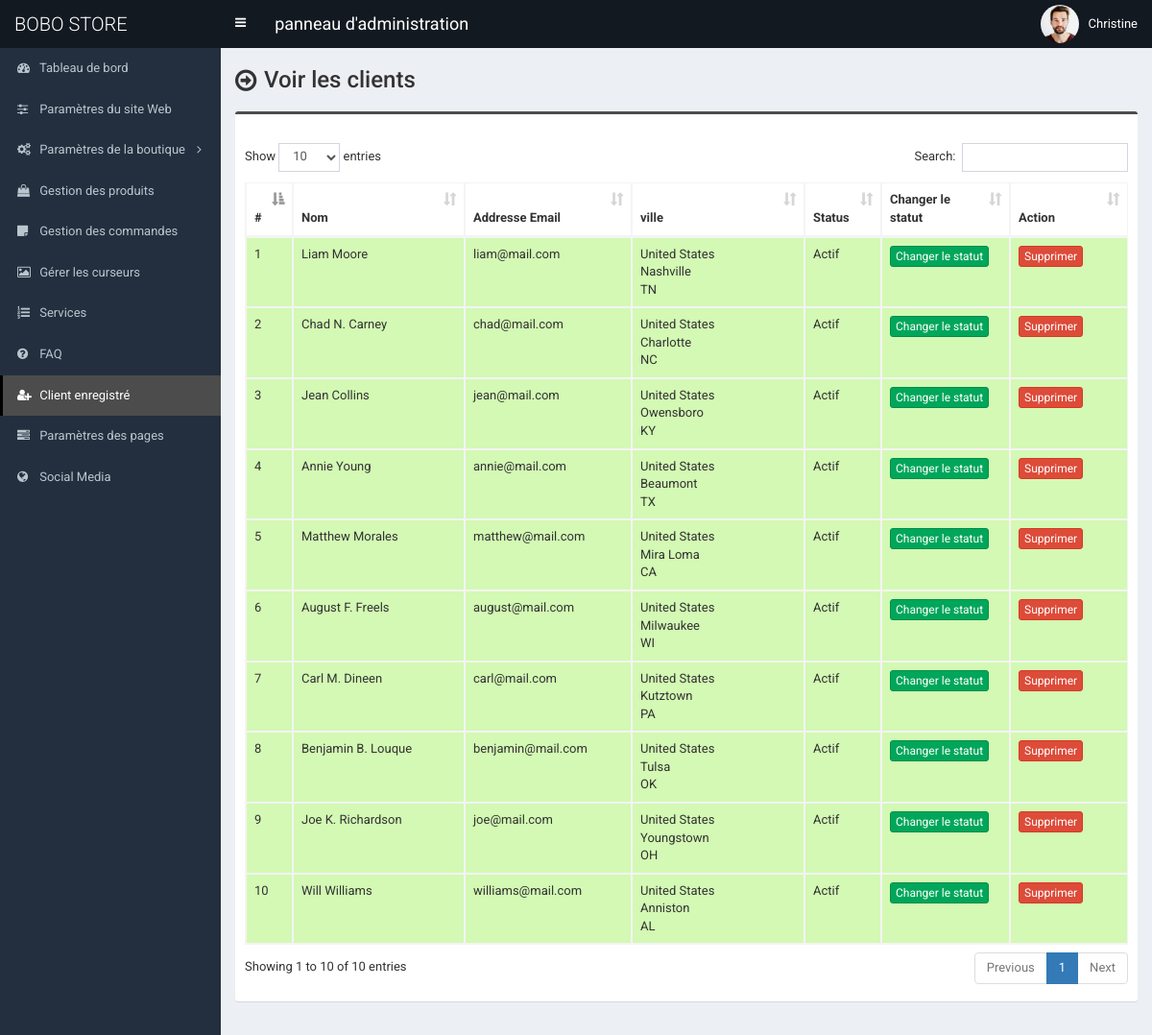
Before: /admin/customer.php (signed in) with the older database file.
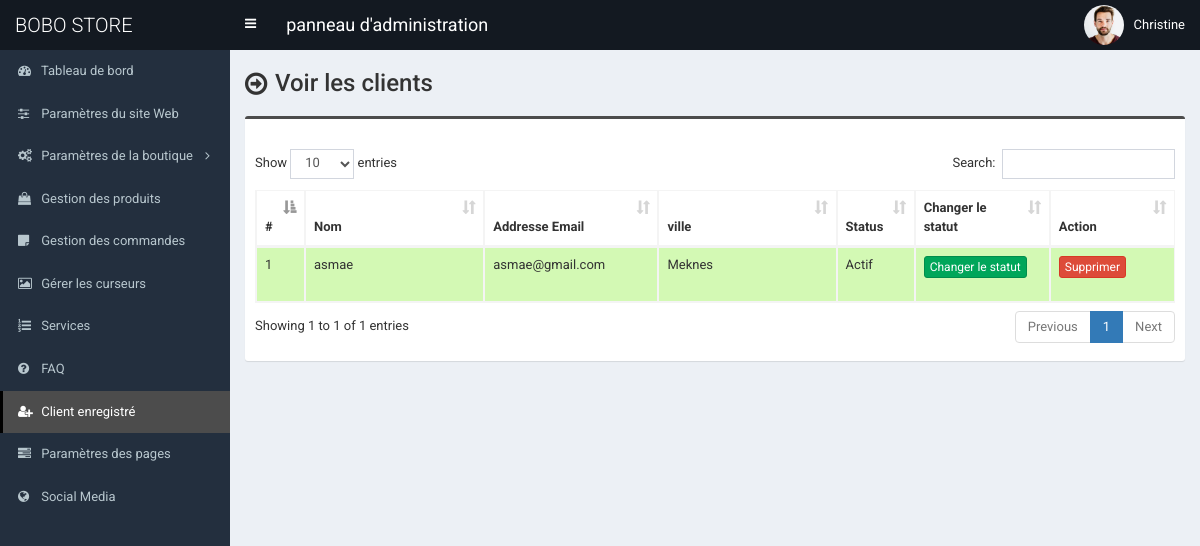
After: the same page with the newer database file.
### tables this page shows
CREATE TABLE IF NOT EXISTS `tbl_customer` (
  `cust_id` int NOT NULL AUTO_INCREMENT,
  `cust_name` varchar(100) NOT NULL,
  `cust_cname` varchar(100) NOT NULL,
  `cust_email` varchar(100) NOT NULL,
  `cust_phone` varchar(50) NOT NULL,
  `cust_country` int NOT NULL,
  `cust_address` text NOT NULL,
  `cust_city` varchar(100) NOT NULL,
  `cust_state` varchar(100) NOT NULL,
  `cust_zip` varchar(30) NOT NULL,
  `cust_b_name` varchar(100) NOT NULL,
  `cust_b_cname` varchar(100) NOT NULL,
  `cust_b_phone` varchar(50) NOT NULL,
  `cust_b_country` int NOT NULL,
  `cust_b_address` text NOT NULL,
  `cust_b_city` varchar(100) NOT NULL,
  `cust_b_state` varchar(100) NOT NULL,
  `cust_b_zip` varchar(30) NOT NULL,
  `cust_s_name` varchar(100) NOT NULL,
  `cust_s_cname` varchar(100) NOT NULL,
  `cust_s_phone` varchar(50) NOT NULL,
  `cust_s_country` int NOT NULL,
  `cust_s_address` text NOT NULL,
  `cust_s_city` varchar(100) NOT NULL,
  `cust_s_state` varchar(100) NOT NULL,
  `cust_s_zip` varchar(30) NOT NULL,
  `cust_password` varchar(100) NOT NULL,
  `cust_token` varchar(255) NOT NULL,
  `cust_datetime` varchar(100) NOT NULL,
  `cust_timestamp` varchar(100) NOT NULL,
  `cust_status` int NOT NULL,
  PRIMARY KEY (`cust_id`)
);

CREATE TABLE IF NOT EXISTS `tbl_country` (
  `country_id` int NOT NULL AUTO_INCREMENT,
  `country_name` varchar(100) NOT NULL DEFAULT '',
  PRIMARY KEY (`country_id`)
);

### admin/customer.php (the view, shortened to what this page needs)
<?php require_once('header.php'); ?>
<section class="content-header">
	<div class="content-header-left">
		<h1>Voir les clients</h1>
	</div>
</section>
<section class="content">
	<div class="row">
		<div class="col-md-12">
			<div class="box box-info">
				<div class="box-body table-responsive">
					<table id="example1" class="table table-bordered table-hover table-striped">
						<thead>
							<tr>
								<th width="10">#</th>
								<th width="180">Nom</th>
								<th width="150">Addresse Email </th>
								<th width="180"> ville </th>
								<th>Status</th>
								<th width="100">Changer le statut</th>
								<th width="100">Action</th>
							</tr>
						</thead>
						<tbody>
							<?php
							$i=0;
							$statement = $pdo->prepare("SELECT *
														FROM tbl_customer t1
														JOIN tbl_country t2
														ON t1.cust_country = t2.country_id
													");
							$statement->execute();
							$result = $statement->fetchAll(PDO::FETCH_ASSOC);
							foreach ($result as $row) {
								$i++;
								?>
								<tr class="<?php if($row['cust_status']==1) {echo 'bg-g';}else {echo 'bg-r';} ?>">
									<td><?php echo $i; ?></td>
									<td><?php echo $row['cust_name']; ?></td>
									<td><?php echo $row['cust_email']; ?></td>
									<td>
										<?php echo $row['country_name']; ?><br>
										<?php echo $row['cust_city']; ?><br>
										<?php echo $row['cust_state']; ?>
									</td>
									<td><?php if($row['cust_status']==1) {echo 'Actif';} else {echo 'Inactif';} ?></td>
									<td>
										<a href="customer-change-status.php?id=<?php echo $row['cust_id']; ?>" class="btn btn-success btn-xs">Changer le statut</a>
									</td>
									<td>
										<a href="#" class="btn btn-danger btn-xs" data-href="customer-delete.php?id=<?php echo $row['cust_id']; ?>" data-toggle="modal" data-target="#confirm-delete">Supprimer</a>
									</td>
								</tr>
								<?php
							}
							?>
						</tbody>
					</table>
				</div>
			</div>
		</div>
	</div>
</section>
<?php require_once('footer.php'); ?>

Changed rows visible on the page:
removed tbl_customer: cust_name "Liam Moore", cust_email "liam@mail.com", tbl_country.country_name "United States", cust_city "Nashville", cust_state "TN", cust_status "Actif"
removed tbl_customer: cust_name "Chad N. Carney", cust_email "chad@mail.com", tbl_country.country_name "United States", cust_city "Charlotte", cust_state "NC", cust_status "Actif"
removed tbl_customer: cust_name "Jean Collins", cust_email "jean@mail.com", tbl_country.country_name "United States", cust_city "Owensboro", cust_state "KY", cust_status "Actif"
removed tbl_customer: cust_name "Annie Young", cust_email "annie@mail.com", tbl_country.country_name "United States", cust_city "Beaumont", cust_state "TX", cust_status "Actif"
removed tbl_customer: cust_name "Matthew Morales", cust_email "matthew@mail.com", tbl_country.country_name "United States", cust_city "Mira Loma", cust_state "CA", cust_status "Actif"
removed tbl_customer: cust_name "August F. Freels", cust_email "august@mail.com", tbl_country.country_name "United States", cust_city "Milwaukee", cust_state "WI", cust_status "Actif"
removed tbl_customer: cust_name "Carl M. Dineen", cust_email "carl@mail.com", tbl_country.country_name "United States", cust_city "Kutztown", cust_state "PA", cust_status "Actif"
removed tbl_customer: cust_name "Benjamin B. Louque", cust_email "benjamin@mail.com", tbl_country.country_name "United States", cust_city "Tulsa", cust_state "OK", cust_status "Actif"
removed tbl_customer: cust_name "Joe K. Richardson", cust_email "joe@mail.com", tbl_country.country_name "United States", cust_city "Youngstown", cust_state "OH", cust_status "Actif"
removed tbl_customer: cust_name "Will Williams", cust_email "williams@mail.com", tbl_country.country_name "United States", cust_city "Anniston", cust_state "AL", cust_status "Actif"
added tbl_customer: cust_name "asmae", cust_email "asmae@gmail.com", tbl_country.country_name "Meknes", cust_status "Actif"
Other visible differences:
text written by a page script: "Show entries Search: Showing 1 to 10 of 10 entries Previous 1 Next" → "Show entries Search: Showing 1 to 1 of 1 entries Previous 1 Next"
